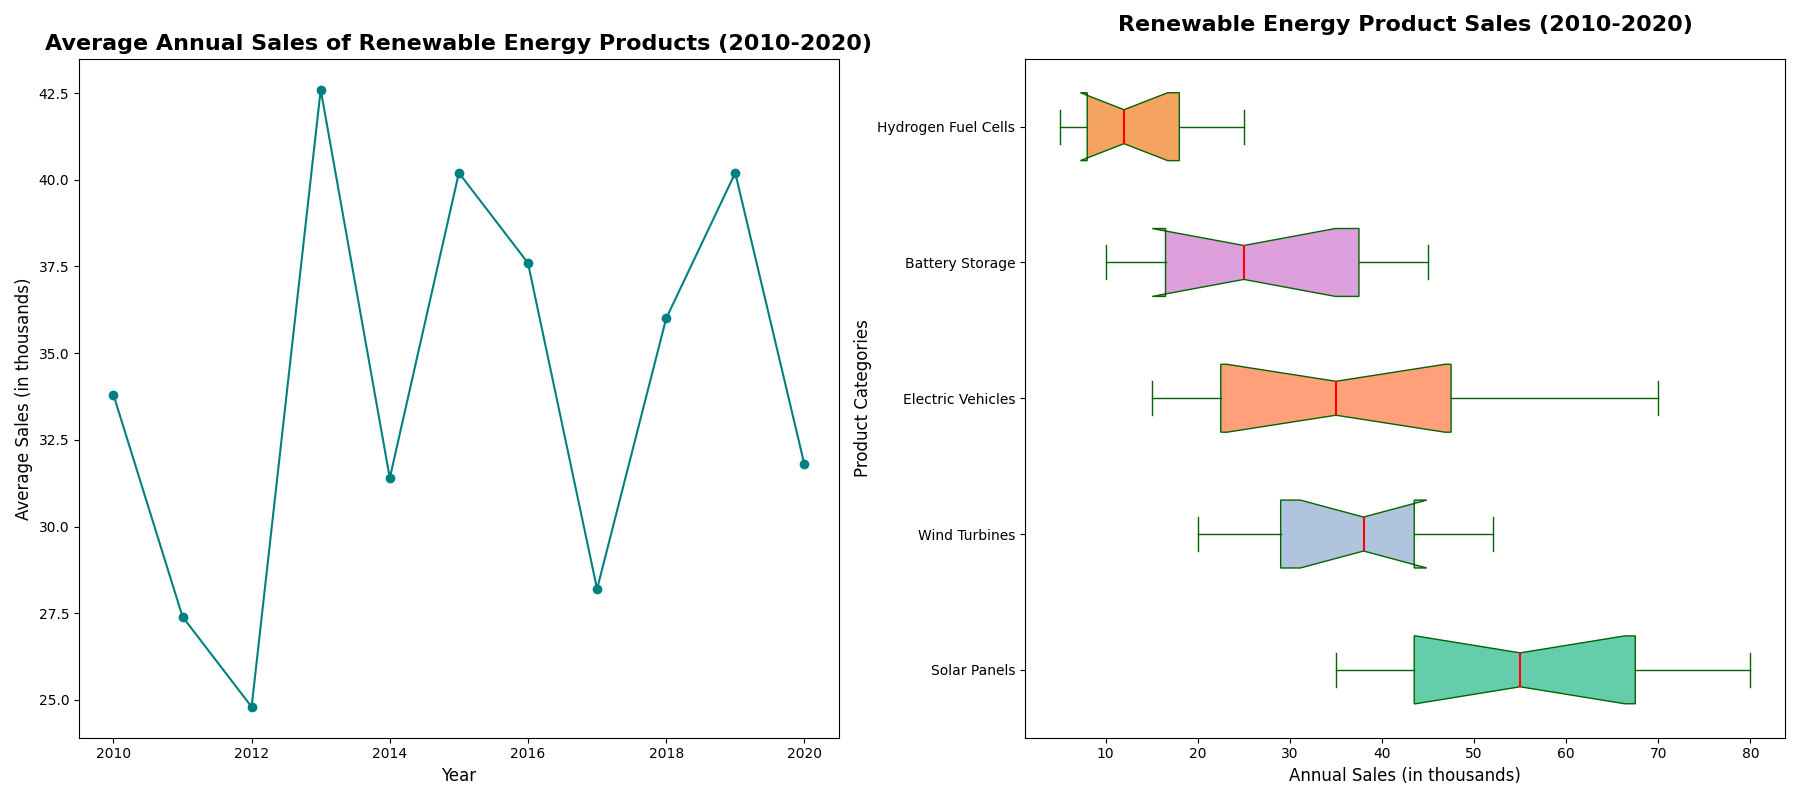

Python code for this plot:
import matplotlib.pyplot as plt
import numpy as np

# Data preparation
categories = ['Solar Panels', 'Wind Turbines', 'Electric Vehicles', 'Battery Storage', 'Hydrogen Fuel Cells']

solar_panels_sales = [42, 60, 35, 70, 55, 80, 65, 40, 50, 75, 45]
wind_turbines_sales = [38, 25, 50, 28, 42, 52, 20, 35, 30, 40, 45]
electric_vehicles_sales = [25, 20, 18, 70, 45, 35, 60, 40, 50, 30, 15]
battery_storage_sales = [42, 25, 15, 35, 10, 22, 18, 12, 30, 40, 45]
hydrogen_fuel_cells_sales = [22, 7, 6, 10, 5, 12, 25, 14, 20, 16, 9]

sales_data = [solar_panels_sales, wind_turbines_sales, electric_vehicles_sales,
               battery_storage_sales, hydrogen_fuel_cells_sales]

average_sales = np.mean([solar_panels_sales, wind_turbines_sales, electric_vehicles_sales,
                         battery_storage_sales, hydrogen_fuel_cells_sales], axis=0)
years = list(range(2010, 2020 + 1))

# Plot setup
fig, (ax2, ax1) = plt.subplots(1, 2, figsize=(18, 8))

# First subplot: Line Plot for average annual sales
ax2.plot(years, average_sales, marker='o', linestyle='-', color='teal')
ax2.set_title('Average Annual Sales of Renewable Energy Products (2010-2020)', fontsize=16, weight='bold')
ax2.set_xlabel('Year', fontsize=12)
ax2.set_ylabel('Average Sales (in thousands)', fontsize=12)

# Second subplot: Horizontal Box Plot
ax1.boxplot(sales_data, patch_artist=True, labels=categories, notch=True, vert=False,
            boxprops=dict(facecolor='lightgreen', color='darkgreen'),
            whiskerprops=dict(color='darkgreen'),
            capprops=dict(color='darkgreen'),
            medianprops=dict(color='red', linewidth=1.5))

new_colors = ['mediumaquamarine', 'lightsteelblue', 'lightsalmon', 'plum', 'sandybrown']
for patch, color in zip(ax1.patches, new_colors):
    patch.set_facecolor(color)

ax1.set_title('Renewable Energy Product Sales (2010-2020)', fontsize=16, weight='bold', pad=20)
ax1.set_xlabel('Annual Sales (in thousands)', fontsize=12)
ax1.set_ylabel('Product Categories', fontsize=12)

plt.tight_layout()
plt.show()
